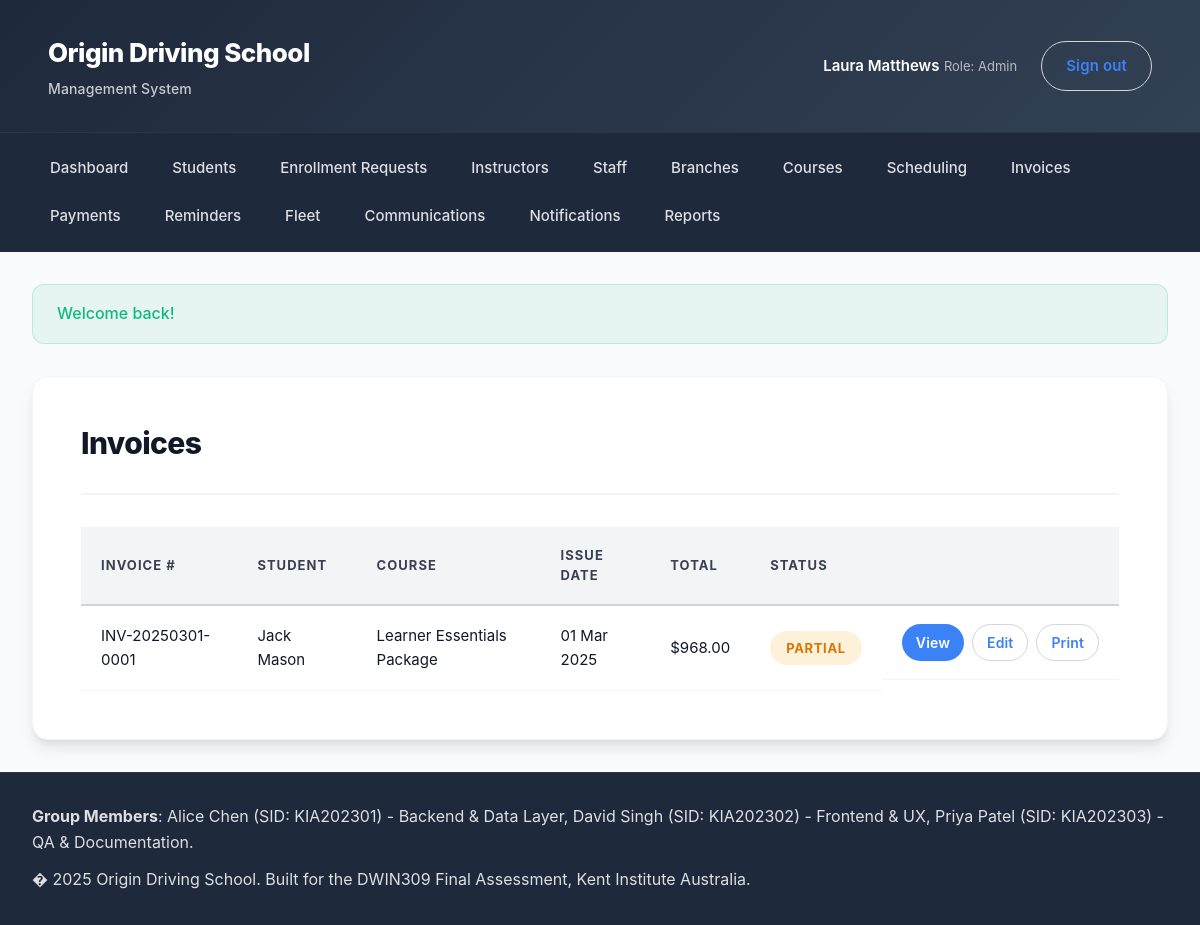
The app's page /index.php?page=invoices&action=index (signed in) with its own data.
### tables this page shows
CREATE TABLE invoices (
    id INT UNSIGNED AUTO_INCREMENT PRIMARY KEY,
    enrollment_id INT UNSIGNED NOT NULL,
    invoice_number VARCHAR(40) NOT NULL UNIQUE,
    issue_date DATE NOT NULL,
    due_date DATE NOT NULL,
    subtotal DECIMAL(10,2) NOT NULL,
    tax_amount DECIMAL(10,2) NOT NULL,
    total DECIMAL(10,2) NOT NULL,
    status ENUM('sent','partial','paid','overdue') DEFAULT 'sent',
    notes TEXT NULL,
    created_at DATETIME DEFAULT CURRENT_TIMESTAMP,
    updated_at DATETIME DEFAULT CURRENT_TIMESTAMP ON UPDATE CURRENT_TIMESTAMP,
    CONSTRAINT fk_invoice_enrollment FOREIGN KEY (enrollment_id) REFERENCES enrollments(id) ON DELETE CASCADE
);

CREATE TABLE courses (
    id INT UNSIGNED AUTO_INCREMENT PRIMARY KEY,
    title VARCHAR(160) NOT NULL,
    description TEXT NULL,
    price DECIMAL(10,2) NOT NULL,
    lesson_count INT UNSIGNED NOT NULL,
    category VARCHAR(80) NULL,
    status ENUM('active','inactive') DEFAULT 'active',
    created_at DATETIME DEFAULT CURRENT_TIMESTAMP,
    updated_at DATETIME DEFAULT CURRENT_TIMESTAMP ON UPDATE CURRENT_TIMESTAMP
);

### app/Core/View.php (called while the page is built, shortened)
<?php
class View
{
    public function render(string $template, array $data = [], string $layout = 'main'): void
    {
        $viewFile = __DIR__ . '/../Views/' . $template . '.php';
        extract($data);
        include $viewFile;
    }
}

### app/Core/Controller.php (called while the page is built, shortened)
<?php
abstract class Controller
{
    protected View $view;
    public function __construct()
    {
        $this->view = new View();
    }
    protected function render(string $template, array $data = [], string $layout = 'main'): void
    {
        $this->view->render($template, $data, $layout);
    }
}

### app/Controllers/InvoicesController.php (called while the page is built, shortened)
<?php
class InvoicesController extends Controller
{
    private InvoiceModel $invoices;
    public function __construct()
    {
        $this->invoices = new InvoiceModel();
    }
    public function indexAction(): void
    {
        $this->render('invoices/index', [
            'pageTitle' => 'Invoices',
            'invoices' => $this->invoices->all(),
        ]);
    }
}

### app/Core/Router.php (called while the page is built, shortened)
<?php
class Router
{
    public function dispatch(): void
    {
        $action = $_GET['action'] ?? 'index';
        $method = $action . 'Action';
        $controller = new $controllerClass();
        $controller->$method();
    }
}

### index.php (called while the page is built, shortened)
<?php
$router = new App\Core\Router();
$router->dispatch();

### app/Core/Model.php (called while the page is built, shortened)
<?php
abstract class Model
{
    public function __construct()
    {
        $this->db = Database::connection();
    }
}

### app/Core/Database.php (called while the page is built, shortened)
<?php
class Database
{
    private static ?PDO $connection = null;
    public static function init(array $config): void
    {
        $dsn = sprintf(
            'mysql:host=%s;port=%d;dbname=%s;charset=%s',
            $config['host'],
            $config['port'],
            $config['database'],
            $config['charset'] ?? 'utf8mb4'
        );
        $options = [
            PDO::ATTR_ERRMODE => PDO::ERRMODE_EXCEPTION,
            PDO::ATTR_DEFAULT_FETCH_MODE => PDO::FETCH_ASSOC,
            PDO::ATTR_EMULATE_PREPARES => false,
        ];
        try {
            self::$connection = new PDO($dsn, $config['username'], $config['password'], $options);
        } catch (PDOException $exception) {
            error_log('Database connection failed: ' . $exception->getMessage());
            throw $exception;
        }
    }
    public static function connection(): PDO
    {
        return self::$connection;
    }
}

### app/Models/InvoiceModel.php (called while the page is built, shortened)
<?php
class InvoiceModel extends Model
{
    public function all(): array
    {
        $sql = 'SELECT i.*, e.student_id, CONCAT(u.first_name, " ", u.last_name) AS student_name, u.id AS student_user_id, c.title AS course_title
                FROM invoices i
                INNER JOIN enrollments e ON e.id = i.enrollment_id
                INNER JOIN students s ON s.id = e.student_id
                INNER JOIN users u ON u.id = s.user_id
                INNER JOIN courses c ON c.id = e.course_id
                ORDER BY i.issue_date DESC';
        $stmt = $this->db->query($sql);
        return $stmt->fetchAll();
    }
}

### app/Helpers/helpers.php (called while the page is built, shortened)
<?php
if (!function_exists('e')) {
    function e(string $value): string
    {
        return htmlspecialchars($value, ENT_QUOTES, 'UTF-8');
    }
}
if (!function_exists('route')) {
    function route(string $page, string $action = 'index', array $params = []): string
    {
        $query = array_merge(['page' => $page, 'action' => $action], $params);
        return 'index.php?' . http_build_query($query);
    }
}

### app/Views/invoices/index.php (the view)
<section class="card">
    <div class="card-header">
        <h1>Invoices</h1>
    </div>
    <table class="table">
        <thead>
            <tr>
                <th>Invoice #</th>
                <th>Student</th>
                <th>Course</th>
                <th>Issue Date</th>
                <th>Total</th>
                <th>Status</th>
                <th></th>
            </tr>
        </thead>
        <tbody>
            <?php if (empty($invoices)): ?>
                <tr><td colspan="7">No invoices generated.</td></tr>
            <?php else: ?>
                <?php foreach ($invoices as $invoice): ?>
                    <tr>
                        <td><?= e($invoice['invoice_number']); ?></td>
                        <td><?= e($invoice['student_name']); ?></td>
                        <td><?= e($invoice['course_title']); ?></td>
                        <td><?= e(date('d M Y', strtotime($invoice['issue_date']))); ?></td>
                        <td>$<?= e(number_format($invoice['total'], 2)); ?></td>
                        <td><span class="status-pill status-<?= e($invoice['status']); ?>"><?= e(ucfirst($invoice['status'])); ?></span></td>
                        <td class="table-actions">
                            <a class="button button-small" href="<?= route('invoices', 'view', ['id' => $invoice['id']]); ?>">View</a>
                            <a class="button button-small button-secondary" href="<?= route('invoices', 'edit', ['id' => $invoice['id']]); ?>">Edit</a>
                            <a class="button button-small button-secondary" target="_blank" href="<?= route('invoices', 'print', ['id' => $invoice['id']]); ?>">Print</a>
                        </td>
                    </tr>
                <?php endforeach; ?>
            <?php endif; ?>
        </tbody>
    </table>
</section>

### assets/css/style.css (style rules this page uses)
:root { --primary: #3b82f6; --primary-dark: #2563eb; --primary-light: #60a5fa; --accent: #f59e0b; --accent-dark: #d97706; --surface: #ffffff; --surface-elevated: #ffffff; --background: #f9fafb; --background-subtle: #f3f4f6; --border: #e5e7eb; --border-light: #f3f4f6; --border-medium: #d1d5db; --text: #111827; --text-medium: #374151; --text-muted: #6b7280; --text-subtle: #9ca3af; --success: #10b981; --success-light: #34d399; --danger: #ef4444; --danger-light: #f87171; --warning: #f59e0b; --warning-light: #fbbf24; --info: #3b82f6; --info-light: #60a5fa; --radius-sm: 8px; --radius-md: 12px; --radius-lg: 16px; --radius-xl: 20px; --radius-full: 9999px; --shadow-sm: 0 1px 2px 0 rgba(0, 0, 0, 0.05); --shadow: 0 4px 6px -1px rgba(0, 0, 0, 0.1), 0 2px 4px -1px rgba(0, 0, 0, 0.06); --shadow-md: 0 10px 15px -3px rgba(0, 0, 0, 0.1), 0 4px 6px -2px rgba(0, 0, 0, 0.05); --shadow-lg: 0 20px 25px -5px rgba(0, 0, 0, 0.1), 0 10px 10px -5px rgba(0, 0, 0, 0.04); --shadow-xl: 0 25px 50px -12px rgba(0, 0, 0, 0.25); --space-xs: 0.5rem; --space-sm: 0.75rem; --space-md: 1rem; --space-lg: 1.5rem; --space-xl: 2rem; --space-2xl: 3rem; --transition-fast: 150ms cubic-bezier(0.4, 0, 0.2, 1); --transition-base: 200ms cubic-bezier(0.4, 0, 0.2, 1); --transition-slow: 300ms cubic-bezier(0.4, 0, 0.2, 1); font-size: 16px; }
* { box-sizing: border-box; margin: 0; padding: 0; }
body { font-family: -apple-system, BlinkMacSystemFont, "Inter", "Segoe UI", Roboto, "Helvetica Neue", Arial, sans-serif; color: var(--text); background: var(--background); line-height: 1.6; -webkit-font-smoothing: antialiased; -moz-osx-font-smoothing: grayscale; font-weight: 400; }
h1, h2, h3, h4, h5, h6 { line-height: 1.2; font-weight: 700; color: var(--text); }
h1 { font-size: 2.25rem; letter-spacing: -0.025em; font-weight: 800; }
a { color: var(--primary); text-decoration: none; transition: color var(--transition-fast); }
.button { display: inline-flex; align-items: center; justify-content: center; gap: var(--space-xs); padding: 0.75rem 1.5rem; border-radius: var(--radius-full); border: none; background: var(--primary); color: #ffffff; font-weight: 600; font-size: 0.9375rem; cursor: pointer; transition: all var(--transition-base); box-shadow: var(--shadow-sm); white-space: nowrap; letter-spacing: 0.01em; }
.button-secondary { background: transparent; color: var(--primary); border: 1.5px solid var(--border-medium); box-shadow: none; }
.button-small { padding: 0.4rem 0.875rem; font-size: 0.875rem; }
.app-shell { min-height: 100vh; display: grid; grid-template-rows: auto auto 1fr auto; }
.card { background: var(--surface); border-radius: var(--radius-lg); box-shadow: var(--shadow-md); padding: var(--space-2xl); border: 1px solid var(--border-light); transition: all var(--transition-base); }
.card-header { display: flex; justify-content: space-between; align-items: center; gap: var(--space-lg); margin-bottom: var(--space-xl); padding-bottom: var(--space-xl); border-bottom: 2px solid var(--border-light); }
.card-header h1, .card-header h2 { margin: 0; font-weight: 800; letter-spacing: -0.02em; }
.card-header h1 { font-size: 1.875rem; }
.table { width: 100%; border-collapse: collapse; font-size: 0.9375rem; }
.table th, .table td { padding: 1.125rem 1.25rem; border-bottom: 1px solid var(--border-light); text-align: left; }
.table thead th { text-transform: uppercase; font-size: 0.8125rem; letter-spacing: 0.08em; color: var(--text-medium); font-weight: 700; background: var(--background-subtle); border-bottom: 2px solid var(--border-medium); }
.table tbody tr { transition: background var(--transition-fast); }
.table-actions { display: flex; gap: var(--space-xs); justify-content: flex-end; }
.status-pill { display: inline-flex; align-items: center; padding: 0.4rem 1rem; border-radius: var(--radius-full); font-size: 0.8125rem; font-weight: 700; text-transform: uppercase; letter-spacing: 0.05em; }
.status-partial, .status-active { background: rgba(245, 158, 11, 0.15); color: #d97706; }

### records on screen
invoices: invoice_number "INV-20250301-0001", student_name "Jack Mason", courses.title "Learner Essentials Package", issue_date "01 Mar 2025", total "968.00", status "PARTIAL"

### other values on screen
$user['first_name'] . ' ' . $user['last_name'] "Laura Matthews"
$user['role'] "Admin"
$item['label'] "Dashboard"
$item['label'] "Students"
$item['label'] "Enrollment Requests"
$item['label'] "Instructors"
$item['label'] "Staff"
$item['label'] "Branches"
$item['label'] "Courses"
$item['label'] "Scheduling"
$item['label'] "Invoices"
$item['label'] "Payments"
$item['label'] "Reminders"
$item['label'] "Fleet"
$item['label'] "Communications"
